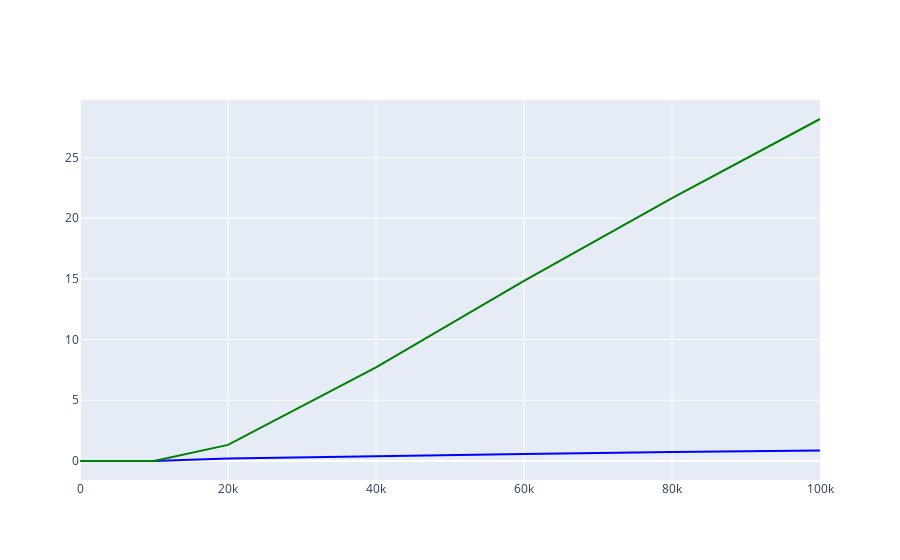

Here is the notebook cell this chart was saved with:
### Code cell
plotly(dataFrameList,"edges","median")
